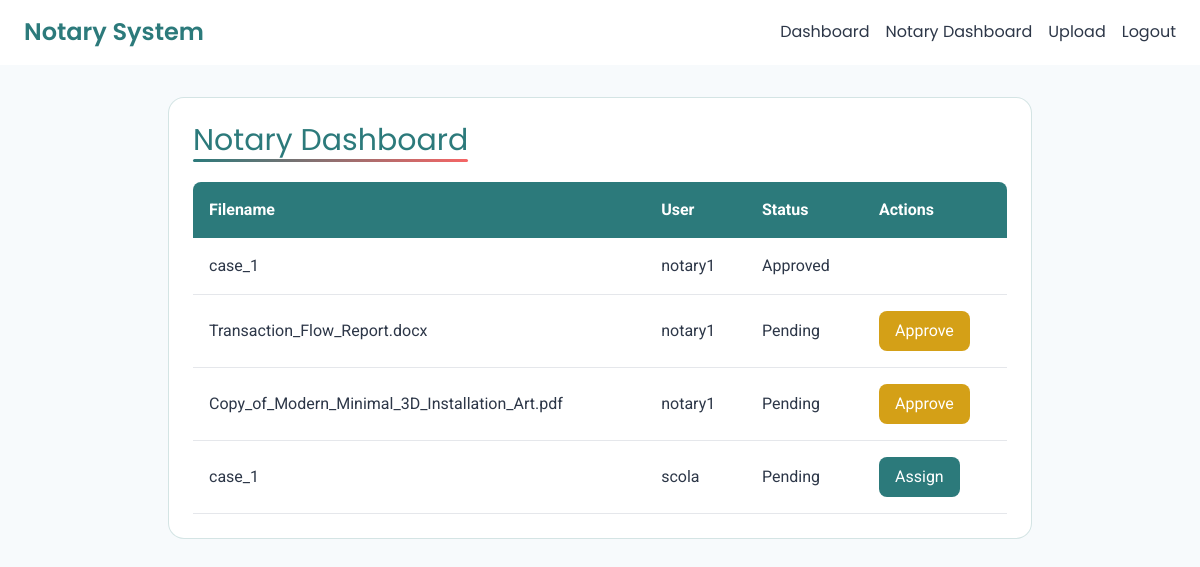
The app's page /notary/dashboard (signed in), older data.
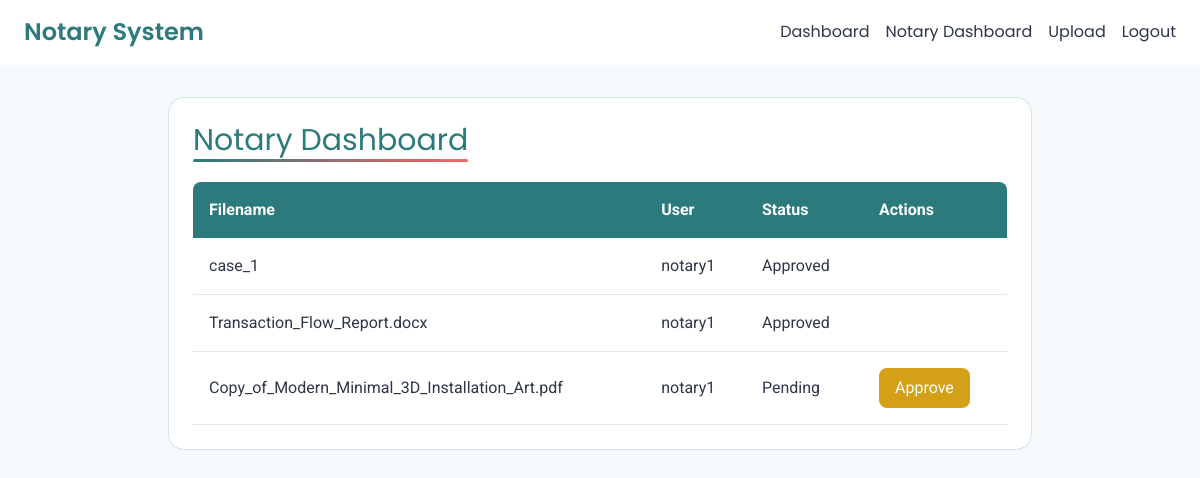
The same page, newer data.
### app/models.py (models this page shows, shortened)
class Document(db.Model):
    id = db.Column(db.Integer, primary_key=True)
    filename = db.Column(db.String(256), nullable=False)
    filepath = db.Column(db.String(512), nullable=False)
    status = db.Column(db.String(50), default='pending')
    uploaded_at = db.Column(db.DateTime, default=datetime.utcnow)
    user_id = db.Column(db.Integer, db.ForeignKey('user.id'), nullable=False)
    notary_id = db.Column(db.Integer, db.ForeignKey('user.id'), nullable=True)

class User(UserMixin, db.Model):
    id = db.Column(db.Integer, primary_key=True)
    username = db.Column(db.String(64), unique=True, nullable=False)
    email = db.Column(db.String(120), unique=True, nullable=False)
    password_hash = db.Column(db.String(256), nullable=False)
    is_notary = db.Column(db.Boolean, default=False)
    documents = db.relationship('Document', backref='user', lazy=True, foreign_keys='Document.user_id')

### app/routes/notary.py (the view)
@bp.route('/notary/dashboard')
@login_required
def dashboard():
    if not current_user.is_notary:
        flash('Access denied.', 'danger')
        return redirect(url_for('document.dashboard'))
    documents = Document.query.filter((Document.notary_id == current_user.id) | (Document.notary_id == None)).all()
    return render_template('notary_dashboard.html', documents=documents)

### app/__init__.py (called while the page is built)
def create_app():
    app = Flask(__name__)
    app.config.from_object(Config)
    db.init_app(app)
    login_manager.init_app(app)
    login_manager.login_view = 'auth.login'
    from app.models import User
    @login_manager.user_loader
    def load_user(user_id):
        return User.query.get(int(user_id))
    os.makedirs(app.config['UPLOAD_FOLDER'], exist_ok=True)
    from app.routes import auth, document, notary
    app.register_blueprint(auth.bp)
    app.register_blueprint(document.bp)
    app.register_blueprint(notary.bp)
    with app.app_context():
        db.create_all()
    return app

### app/templates/notary_dashboard.html
{% extends "base.html" %}
{% block content %}
<div class="card bg-white p-6 rounded-2xl border border-teal/20">
    <h2 class="text-3xl font-poppins text-teal mb-6">Notary Dashboard</h2>
    {% if documents %}
        <div class="overflow-x-auto">
            <table class="w-full text-left">
                <thead>
                    <tr class="bg-teal text-white">
                        <th class="p-4 rounded-tl-lg">Filename</th>
                        <th class="p-4">User</th>
                        <th class="p-4">Status</th>
                        <th class="p-4 rounded-tr-lg">Actions</th>
                    </tr>
                </thead>
                <tbody>
                    {% for doc in documents %}
                    <tr class="table-row border-b border-light-gray/20">
                        <td class="p-4">{{ doc.filename }}</td>
                        <td class="p-4">{{ doc.user.username }}</td>
                        <td class="p-4 capitalize">{{ doc.status }}</td>
                        <td class="p-4 flex space-x-2">
                            {% if doc.notary_id is none %}
                                <a href="{{ url_for('notary.assign', document_id=doc.id) }}" class="bg-teal text-white px-4 py-2 rounded-lg hover:bg-coral transition-colors">Assign</a>
                            {% elif doc.notary_id == current_user.id and doc.status == 'pending' %}
                                <a href="{{ url_for('notary.approve', document_id=doc.id) }}" class="bg-gold text-white px-4 py-2 rounded-lg hover:bg-coral transition-colors">Approve</a>
                            {% endif %}
                        </td>
                    </tr>
                    {% endfor %}
                </tbody>
            </table>
        </div>
    {% else %}
        <p class="text-light-gray">No documents available.</p>
    {% endif %}
</div>
{% endblock %}

### app/templates/base.html (shortened to what this page needs)
<!DOCTYPE html>
<html lang="en">
<head>
    <script src="https://cdn.tailwindcss.com"></script>
    <link rel="stylesheet" href="{{ url_for('static', filename='css/style.css') }}">
</head>
<body class="bg-off-white text-charcoal font-roboto">
    <nav class="navbar sticky top-0 z-50 flex items-center justify-between px-6 py-4">
        <a href="#" class="text-2xl font-poppins font-semibold text-teal">Notary System</a>
        <div class="flex space-x-4">
            {% if current_user.is_authenticated %}
                <a href="{{ url_for('document.dashboard') }}" class="text-light-gray hover:text-coral transition-colors font-poppins">Dashboard</a>
                {% if current_user.is_notary %}
                    <a href="{{ url_for('notary.dashboard') }}" class="text-light-gray hover:text-coral transition-colors font-poppins">Notary Dashboard</a>
                {% endif %}
                <a href="{{ url_for('document.upload') }}" class="text-light-gray hover:text-coral transition-colors font-poppins">Upload</a>
                <a href="{{ url_for('auth.logout') }}" class="text-light-gray hover:text-coral transition-colors font-poppins">Logout</a>
            {% else %}
                <a href="{{ url_for('auth.login') }}" class="text-light-gray hover:text-coral transition-colors font-poppins">Login</a>
                <a href="{{ url_for('auth.signup') }}" class="text-light-gray hover:text-coral transition-colors font-poppins">Signup</a>
            {% endif %}
        </div>
    </nav>
    <div class="container mx-auto px-4 py-8 max-w-4xl">
        {% block content %}{% endblock %}
    </div>
</body>
</html>

### app/static/css/style.css (style rules this page uses)
body { background-image: url('/static/images/inaki-del-olmo-NIJuEQw0RKg-unsplash.jpg'); background-size: cover; background-position: center; background-repeat: no-repeat; background-attachment: fixed; font-family: 'Roboto', sans-serif; color: #2D3748; min-height: 100vh; position: relative; }
body::before { content: ''; position: absolute; top: 0; left: 0; width: 100%; height: 100%; z-index: -1; }
.navbar { background: white; border-bottom: 1px solid rgba(255, 255, 255, 0.2); }
.card { animation: fadeIn 0.6s ease-out; transition: transform 0.3s, box-shadow 0.3s; }
h2 { position: relative; display: inline-block; }
h2::after { content: ''; position: absolute; bottom: -4px; left: 0; width: 100%; height: 3px; background: linear-gradient(90deg, #2C7A7B, #F56565); border-radius: 2px; }

Row changes from the older to the newer data that the page shows:
no longer on this page (row edited): Document: filename "case_1", user.username "scola", status "Pending"
changed Document "Transaction_Flow_Report.docx": status "Pending" → "Approved"; no longer shows "Approve"
